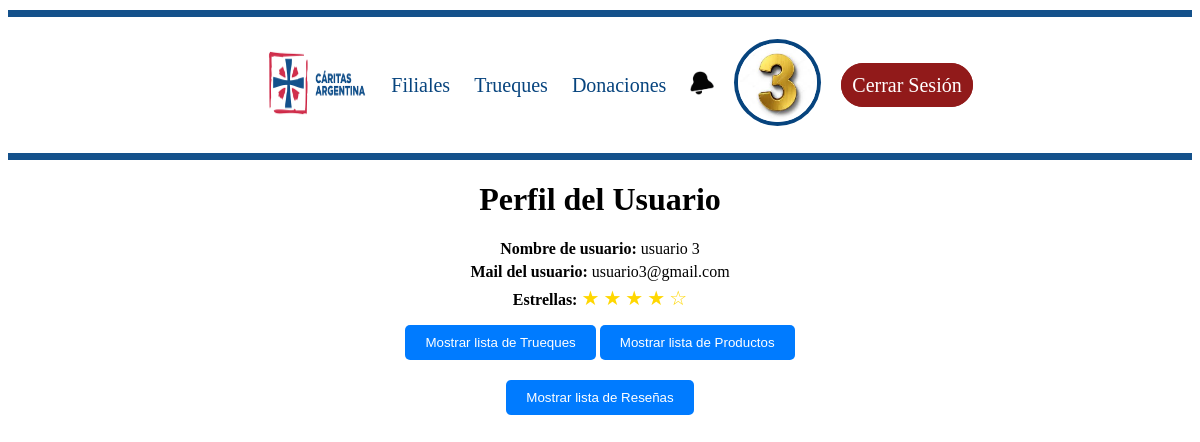
Screenshot of /administrador/ver_perfil/3/ (signed in) with the database file from the repository.
### accounts/models.py (models this page shows)
class Usuario(AbstractUser):
    username = models.CharField(max_length=150, unique=False, null=True, blank=True)
    dni = models.CharField(max_length=10, unique=True, null=True)
    age = models.IntegerField()
    mail = models.EmailField()
    num = models.CharField(max_length=15)
    profile_picture = models.ImageField(upload_to='media/', null=True, blank=True)
    first_name = models.CharField(max_length=30, default="sin_nombre")
    last_name = models.CharField(max_length=30)
    blocked = models.BooleanField(default=False)
    is_ayudante = models.BooleanField(default=False)
    filial = models.ForeignKey('Filiales.Filial', on_delete=models.SET_NULL, null=True, blank=True)
    puntos = models.IntegerField(default=100)
    estrellas = models.IntegerField(choices=StarRating.choices, default=StarRating.FIVE_STARS)
    USERNAME_FIELD = 'dni'
    cant_resenias = models.IntegerField(default=1)
    estrellas_totales =  models.IntegerField (default=5)

### administrador/views.py (the view)
# urls.py: path('ver_perfil/<int:user_id>/', views.ver_perfil, name='ver_perfil'),
@login_required
@user_passes_test(user_authenticated)
def ver_perfil(request, user_id):
    user = get_object_or_404(Usuario, id=user_id)
    if not user_id:
        return HttpResponseForbidden("No user ID found in session")
    user = get_object_or_404(Usuario, id=user_id)
    trueques = Trueque.objects.filter(usuario_id=user_id,estado_trueque='Completado')
    productos = Producto.objects.filter(usuario_id=user_id)
    star_range = range(1, 6)  # Lista de 1 a 5 para las estrellas
    reviews = Review.objects.filter(user_reseniado__id=user_id)
    return render(request, 'ver_perfil.html', {
        'usuario': user,
        'trueques': trueques,
        'productos': productos,
        'reviews': reviews,
        'star_range': star_range
    })

### Caridas/context_processors.py (called while the page is built)
def notificaciones_no_leidas(request):
    if request.user.is_authenticated:
        return {
            'notificaciones_no_leidas': Notificacion.objects.filter(usuario=request.user, leida=False).count()
        }
    return {}

### Productos/models.py (called while the page is built)
    def __str__(self):
        return self.nombre

### administrador/views.py (called while the page is built)
def user_authenticated(user):
    return user.is_authenticated

### administrador/templates/ver_perfil.html (shortened to what this page needs)
{% extends 'base.html' %}
{% load static %}
{% block content %}
<h1>Perfil del Usuario</h1>
<link rel="stylesheet" href="{% static 'styles/ver_perfil.css' %}">
<div class="profile">
    <p><strong>Nombre de usuario:</strong> {{ usuario.first_name }}</p>
    <p><strong>Mail del usuario:</strong> {{ usuario.mail }}</p>
    <p><strong>Estrellas:</strong>
        {% for i in star_range %}
            {% if i <= usuario.estrellas %}
                <span>&#9733;</span>
            {% else %}
                <span>&#9734;</span>
            {% endif %}
        {% endfor %}
    </p>
</div>
<div class="contenido">
    <button id="toggleTruequesButton" onclick="toggleVisibility('trueques', 'toggleTruequesButton')">Mostrar lista de Trueques</button>
    <button id="toggleProductosButton" onclick="toggleVisibility('productos', 'toggleProductosButton')">Mostrar lista de Productos</button>
</div>
<button id="toggleReseniasButton" onclick="toggleVisibility('resenas', 'toggleReseniasButton')">Mostrar lista de Reseñas</button>
{% endblock %}

### Caridas/static/styles/mainBase.css (style rules this page uses)
html { height: 100%; margin: 0; padding: 0; }
body { background-color: white; text-align: center; }

### administrador/static/styles/ver_perfil.css (style rules this page uses)
button { margin: 10px 0; padding: 10px 20px; background-color: #007bff; color: white; border: none; cursor: pointer; border-radius: 5px; }
.profile p { margin: 5px 0; }
span { font-size: 20px; color: gold; }

### rows the page displays
Usuario: first_name "usuario 3", mail "usuario3@gmail.com", estrellas 4 (drawn)
